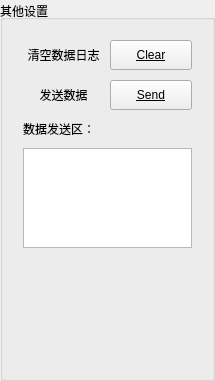
      <widget class="QGroupBox" name="gridGroupBox_4">
       <property name="sizePolicy">
        <sizepolicy hsizetype="Preferred" vsizetype="Expanding">
         <horstretch>0</horstretch>
         <verstretch>0</verstretch>
        </sizepolicy>
       </property>
       <property name="maximumSize">
        <size>
         <width>215</width>
         <height>16777215</height>
        </size>
       </property>
       <property name="title">
        <string>其他设置</string>
       </property>
       <property name="alignment">
        <set>Qt::AlignLeading|Qt::AlignLeft|Qt::AlignVCenter</set>
       </property>
       <layout class="QGridLayout" name="gridLayout_8">
        <item row="0" column="0">
         <widget class="QWidget" name="widget" native="true">
          <layout class="QGridLayout" name="gridLayout_6">
           <property name="verticalSpacing">
            <number>10</number>
           </property>
           <item row="3" column="0" colspan="2">
            <widget class="QPlainTextEdit" name="txdata_window">
             <property name="sizePolicy">
              <sizepolicy hsizetype="Expanding" vsizetype="Maximum">
               <horstretch>0</horstretch>
               <verstretch>0</verstretch>
              </sizepolicy>
             </property>
             <property name="minimumSize">
              <size>
               <width>0</width>
               <height>50</height>
              </size>
             </property>
             <property name="maximumSize">
              <size>
               <width>16777215</width>
               <height>100</height>
              </size>
             </property>
             <property name="contextMenuPolicy">
              <enum>Qt::DefaultContextMenu</enum>
             </property>
             <property name="plainText">
              <string/>
             </property>
            </widget>
           </item>
           <item row="4" column="0">
            <spacer name="verticalSpacer">
             <property name="orientation">
              <enum>Qt::Vertical</enum>
             </property>
             <property name="sizeType">
              <enum>QSizePolicy::Preferred</enum>
             </property>
             <property name="sizeHint" stdset="0">
              <size>
               <width>20</width>
               <height>110</height>
              </size>
             </property>
            </spacer>
           </item>
           <item row="1" column="0">
            <widget class="QLabel" name="label_24">
             <property name="minimumSize">
              <size>
               <width>0</width>
               <height>30</height>
              </size>
             </property>
             <property name="text">
              <string>发送数据</string>
             </property>
             <property name="alignment">
              <set>Qt::AlignCenter</set>
             </property>
            </widget>
           </item>
           <item row="1" column="1">
            <widget class="QPushButton" name="send_data">
             <property name="minimumSize">
              <size>
               <width>0</width>
               <height>30</height>
              </size>
             </property>
             <property name="styleSheet">
              <string notr="true">font: 12pt &quot;Microsoft YaHei UI&quot;;
text-decoration: underline;</string>
             </property>
             <property name="text">
              <string>Send</string>
             </property>
            </widget>
           </item>
           <item row="0" column="1">
            <widget class="QPushButton" name="clear_data">
             <property name="minimumSize">
              <size>
               <width>0</width>
               <height>30</height>
              </size>
             </property>
             <property name="styleSheet">
              <string notr="true">font: 12pt &quot;Microsoft YaHei UI&quot;;
text-decoration: underline;</string>
             </property>
             <property name="text">
              <string>Clear</string>
             </property>
            </widget>
           </item>
           <item row="0" column="0">
            <widget class="QLabel" name="label_11">
             <property name="minimumSize">
              <size>
               <width>0</width>
               <height>30</height>
              </size>
             </property>
             <property name="text">
              <string>清空数据日志</string>
             </property>
             <property name="alignment">
              <set>Qt::AlignCenter</set>
             </property>
            </widget>
           </item>
           <item row="2" column="0">
            <widget class="QLabel" name="label_18">
             <property name="minimumSize">
              <size>
               <width>0</width>
               <height>15</height>
              </size>
             </property>
             <property name="maximumSize">
              <size>
               <width>16777215</width>
               <height>16777215</height>
              </size>
             </property>
             <property name="text">
              <string>数据发送区：</string>
             </property>
            </widget>
           </item>
          </layout>
         </widget>
        </item>
       </layout>
      </widget>
